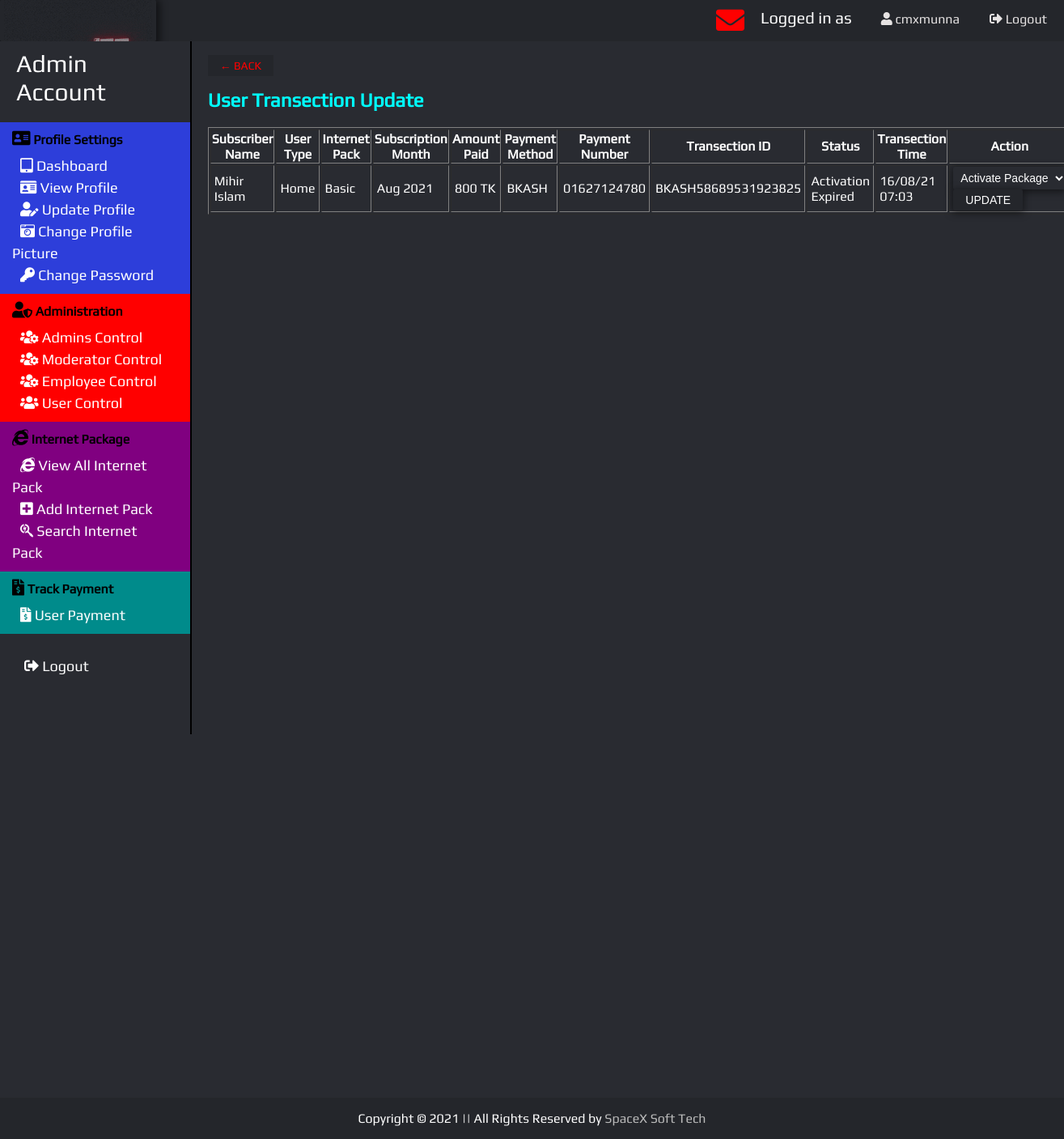
Screenshot of /view/update_userPayment.php?transaction_id=BKASH58689531923825 (signed in) with the database file from the repository.
### tables this page shows
CREATE TABLE `payment` (
  `id` int(11) NOT NULL,
  `subscriber_name` varchar(100) NOT NULL,
  `subscriber_id` varchar(100) NOT NULL,
  `usertype` varchar(100) NOT NULL,
  `subscription_pack_id` varchar(100) NOT NULL,
  `subscription_pack_name` varchar(100) NOT NULL,
  `subscription_month` varchar(100) NOT NULL,
  `amount` varchar(100) NOT NULL,
  `payment_method` varchar(100) NOT NULL,
  `phone_number` varchar(100) NOT NULL,
  `transaction_id` varchar(100) NOT NULL,
  `status` varchar(100) NOT NULL,
  `transaction_time` varchar(100) NOT NULL
);

### model/payment_model.php (called while the page is built, shortened)
<?php
    function showUserPayment($transaction_id)
    {
        $conn = db_conn();
        $selectQuery = "SELECT * FROM `payment` where transaction_id = ?";
        try {
            $stmt = $conn->prepare($selectQuery);
            $stmt->execute([$transaction_id]);
        }
        catch (PDOException $e)
        {
            echo $e->getMessage();
        }
        $rows = $stmt->fetchAll(PDO::FETCH_ASSOC);
        return $rows;
    }
?>

### controller/paymentinfoCntrl.php (called while the page is built, shortened)
<?php
    require_once ('../model/payment_model.php');
    function fetchUserPayment($transaction_id)
    {
        return showUserPayment($transaction_id);
    }
?>

### view/update_userPayment.php (the view, shortened to what this page needs)
<?php
    require_once '../controller/paymentinfoCntrl.php';
    $payments = fetchUserPayment($_GET['transaction_id']);
?>
<!DOCTYPE html>
<html lang="en">
<head>
    <link href="../resources/stylesheet/ife.css?v=<?php echo time(); ?>" rel="stylesheet">
</head>
<body>
    <?php include('../header_footer/header_after_login.php'); ?>
    <div class="main">
        <section>
        <a href="../view/Track_userPayment.php"><span class="btn-action error">← Back</span></a>
            <h1 class="color-cyan">User Transection Update</h1>
            <table border="1" class="usr-table">
                <thead>
                    <tr>
                        <th>Subscriber Name</th>
                        <th>User Type</th>
                        <th>Internet Pack</th>
                        <th>Subscription Month</th>
                        <th>Amount Paid</th>
                        <th>Payment Method</th>
                        <th>Payment Number</th>
                        <th>Transection ID</th>
                        <th>Status</th>
                        <th>Transection Time</th>
                        <th>Action</th>
                    </tr>
                </thead>
                <tbody>
                    <?php foreach ($payments as $i => $payment): ?>
                        <tr>
                            <td><?php echo $payment['subscriber_name'] ?></td>
                            <td><?php echo $payment['usertype'] ?></td>
                            <td><?php echo $payment['subscription_pack_name'] ?></td>
                            <td><?php echo $payment['subscription_month'] ?></td>
                            <td><?php echo $payment['amount'] ?></td>
                            <td><?php echo $payment['payment_method'] ?></td>
                            <td><?php echo $payment['phone_number'] ?></td>
                            <td><?php echo $payment['transaction_id'] ?></td>
                            <td><?php echo $payment['status'] ?></td>
                            <td><?php echo $payment['transaction_time'] ?></td>
                            <td>
                                <form action='' method='post'>
                                    <select name='status' id='status'>
                                        <option value='Activation Success'>Activate Package</option>
                                    </select>
                                    <input type='submit' name='transaction_update' value='UPDATE' class="btn-action">
                                </form>
                            </td>
                        </tr>
                    <?php endforeach; ?>
                </tbody>
            </table>
        </section>
    </div>
    <?php include('../header_footer/copyright.php'); ?>
</body>
</html>

### resources/stylesheet/ife.css (style rules this page uses)
* { box-sizing: border-box; }
body { margin: 0; padding:0; background-color: #292b31; font-family: Play; color: white; }
a { color: #bbbbbb; text-decoration: none; }
section { width: 82%; float: right; height: 500px; padding: 20px; }
.error { color: #FF0000; }
.color-cyan { color:cyan; }
.usr-table tbody tr td { padding-left: 4px; padding-right: 4px; }
.btn-action { text-transform: uppercase; background: #24262B; border: 0; padding-left: 15px; padding-right: 15px; padding-top: 5px; padding-bottom: 5px; font-size: 14px; -webkit-transition: all 0.5 ease; transition: all 0.5 ease; cursor: pointer; }
input { background: rgba(255,255,255,0.2); color: white; border: none; position: relative; outline: none; padding: 5px; font-size: 14px; border-radius: 2px; box-shadow: 0 2px 10px 1px rgba(0,0,0,0.5); }
select { background: rgba(255,255,255,0.2); color: white; border: none; background: #292b31; position: relative; outline: none; padding: 5px; font-size: 14px; border-radius: 2px; box-shadow: 0 2px 10px 1px rgba(0,0,0,0.5); }

### rows the page displays
payment: subscriber_name "Mihir Islam", usertype "Home", subscription_pack_name "Basic", subscription_month "Aug 2021", amount "800 TK", payment_method "BKASH", phone_number "01627124780", transaction "BKASH58689531923825", status "Activation Expired", transaction_time "16/08/21 07:03"

### other values shown
$User "cmxmunna"
